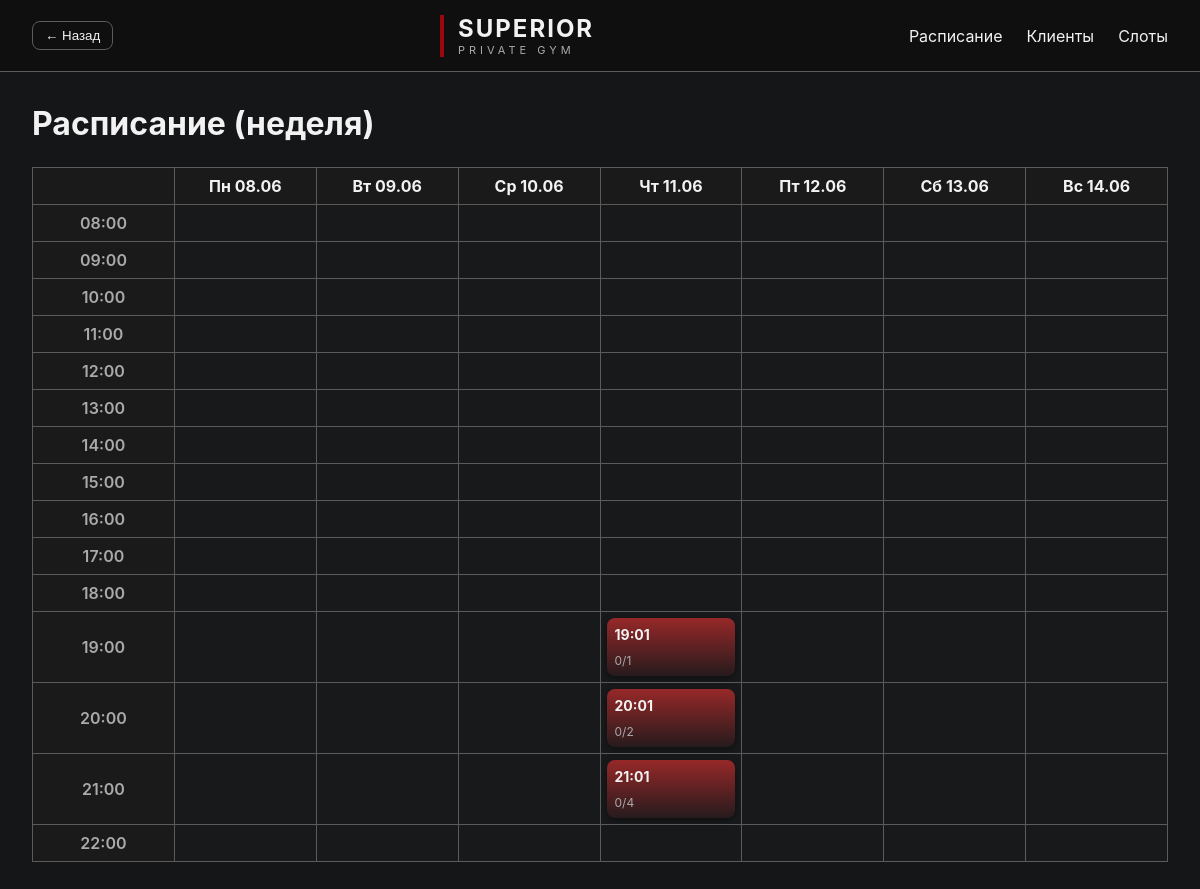
The page / on the database its author committed.
### app.py (models this page shows)
class Slot(Base):
    __tablename__ = "slots"
    id = Column(Integer, primary_key=True)
    start_time = Column(DateTime)
    capacity = Column(Integer, default=4)

### app.py (the view)
@app.get("/")
def schedule(request: Request, db: Session = Depends(get_db)):
    slots = db.query(Slot).order_by(Slot.start_time).all()
    now = datetime.now()
    week_start = (now - timedelta(days=now.weekday())).replace(hour=0, minute=0, second=0, microsecond=0)
    days = [week_start + timedelta(days=i) for i in range(7)]
    hours = list(range(8, 23))
    grid = {(d_idx, h): None for d_idx in range(7) for h in hours}
    for slot in slots:
        if not slot.start_time:
            continue
        slot_dt = slot.start_time
        delta = slot_dt.date() - week_start.date()
        if delta.days < 0 or delta.days >= 7:
            continue
        day_index = delta.days
        hour = slot_dt.hour
        if hour in hours:
            bookings = db.query(Booking).filter(Booking.slot_id == slot.id).all()
            clients_in_slot = [db.get(Client, b.client_id) for b in bookings]
            grid[(day_index, hour)] = {
                'slot': slot,
                'booked': len(clients_in_slot),
                'clients': clients_in_slot,
            }
    return templates.TemplateResponse(
        request=request,
        name="schedule.html",
        context={
            "days": days,
            "hours": hours,
            "grid": grid,
        },
    )

### templates/schedule.html (shortened to what this page needs)
{% extends "base.html" %}
{% block content %}
<div class="page-title">
    <h1>Расписание (неделя)</h1>
</div>
<div class="calendar">
    <table class="calendar-table">
        <thead>
            <tr>
                <th></th>
                {% set ru_days = ['Пн','Вт','Ср','Чт','Пт','Сб','Вс'] %}
                {% for day in days %}
                <th>{{ ru_days[loop.index0] }} {{ day.strftime('%d.%m') }}</th>
                {% endfor %}
            </tr>
        </thead>
        <tbody>
            {% for hour in hours %}
            <tr>
                <td class="calendar-time">{{ '%02d:00' % hour }}</td>
                {% for d_idx in range(0,7) %}
                <td class="calendar-cell">
                    {% set cell = grid.get((d_idx, hour)) %}
                    {% if cell %}
                    <a class="panel panel--accent" href="/slot/{{ cell.slot.id }}">
                        <div class="card-time">{{ cell.slot.start_time.strftime('%H:%M') }}</div>
                        <div class="card-capacity">{{ cell.booked }}/{{ cell.slot.capacity }}</div>
                    </a>
                    {% endif %}
                </td>
                {% endfor %}
            </tr>
            {% endfor %}
        </tbody>
    </table>
</div>
{% endblock %}

### static/style.css (style rules this page uses)
:root { --bg: #151618; --surface: #1a1a1a; --surface-hover: #252525; --text: #f2f2f2; --muted: #aaaaaa; --accent: #9A070D; --border: #5B5B5B; --radius: 8px; --radius-lg: 12px; --pad: 10px; --pad-lg: 20px; --btn-pad: 6px 12px; --row-height: 41px; --wrapper-rows: 10; }
.panel { background: var(--surface); border-radius: var(--radius-lg); padding: var(--pad-lg); color: var(--text); }
.panel--accent { border-left: 4px solid var(--accent); }
* { margin: 0; padding: 0; box-sizing: border-box; }
body { background: var(--bg); color: var(--text); font-family: Inter, Arial, sans-serif; min-height: 100vh; }
.card, .stat-card, .panel { background: var(--surface); border-radius: var(--radius-lg); padding: var(--pad-lg); color: var(--text); }
.card-time { font-size: 18px; font-weight: 600; margin-bottom: 10px; }
.card-capacity { color: var(--muted); }
.page-title { margin-bottom: 24px; display: flex; justify-content: space-between; align-items: center; }
.calendar { overflow-x: auto; margin-top: 12px; }
.calendar-table { width: 100%; border-collapse: collapse; table-layout: fixed; }
.calendar-table th, .calendar-table td { border: 1px solid var(--border); }
.calendar-table thead th { background: var(--surface); padding: 8px; text-align: center; }
.calendar-time { width: 72px; background: var(--surface); color: var(--muted); text-align: center; font-weight: 600; padding: 8px; }
.calendar-cell { min-height: 64px; vertical-align: top; padding: 6px; background: rgba(255,255,255,0.01); }
.calendar-cell .card, .calendar-cell .panel { display: block; text-decoration: none; height: 100%; padding: 8px; border-left: 0; border-radius: var(--radius); background: linear-gradient(180deg, rgba(211, 47, 47, 0.678), rgba(211,47,47,0.08)); color: var(--text); box-shadow: 0 2px 6px rgba(0,0,0,0.4); overflow: hidden; text-overflow: ellipsis; }
.calendar-cell .card-time { font-size: 14px; font-weight: 700; }
.calendar-cell .card-capacity { font-size: 12px; color: var(--muted); }

### rows shown on the page
Slot: slot.start_time "19:01", slot.capacity "1"
Slot: slot.start_time "20:01", slot.capacity "2"
Slot: slot.start_time "21:01", slot.capacity "4"

### other values the page prints
{{ ru_days[loop.index0] }} "Пн" "Вт" "Ср" "Чт" "Пт" "Сб" "Вс"
{{ day.strftime('%d.%m') }} "08.06" "09.06" "10.06" "11.06" "12.06" "13.06" "14.06"
{{ '%02d:00' % hour }} "08:00" "09:00" "10:00" "11:00" "12:00" "13:00" "14:00" "15:00" "16:00" "17:00" "18:00" "19:00" "20:00" "21:00" "22:00"
{{ cell.booked }} "0" "0" "0"
